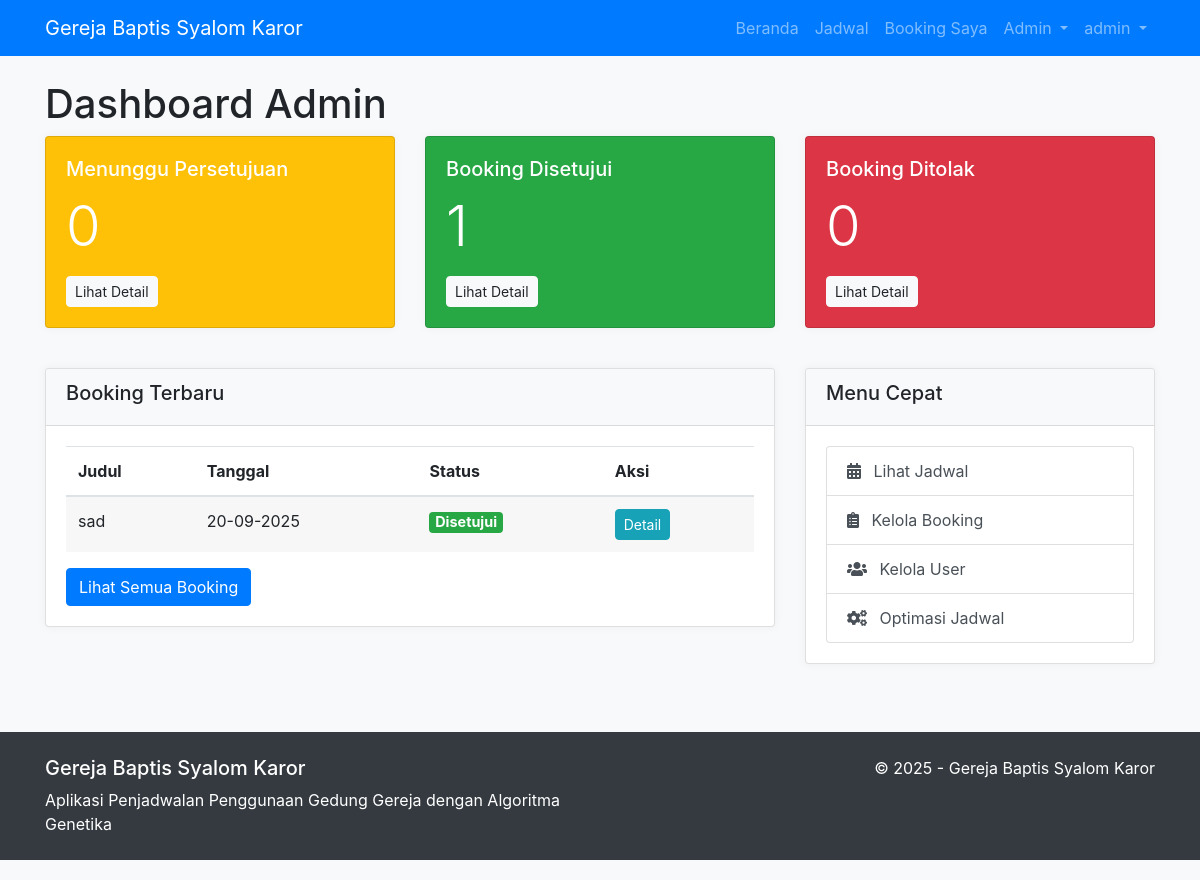
The page /views/admin/dashboard.php (signed in) on the database its author committed.
### tables this page shows
CREATE TABLE `bookings` (
  `id` int(11) NOT NULL,
  `user_id` int(11) NOT NULL,
  `activity_type` enum('pemuda','pria','wanita','sekolah_minggu','rayon') NOT NULL,
  `title` varchar(255) NOT NULL,
  `description` text DEFAULT NULL,
  `date` date NOT NULL,
  `start_time` time NOT NULL,
  `end_time` time NOT NULL,
  `status` enum('pending','approved','rejected') DEFAULT 'pending',
  `created_at` timestamp NOT NULL DEFAULT current_timestamp(),
  `rejection_reason` text DEFAULT NULL,
  `is_alternative` tinyint(1) DEFAULT 0,
  `scheduled_start_time` time DEFAULT NULL,
  `scheduled_end_time` time DEFAULT NULL,
  `is_urgent` tinyint(1) DEFAULT 0
);

### helpers/session_helper.php (called while the page is built, shortened)
<?php
function isLoggedIn() {
    if(isset($_SESSION['user_id'])) {
        return true;
    } else {
        return false;
    }
}
?>

### controllers/BookingController.php (called while the page is built, shortened)
<?php
require_once ROOT_PATH . '/models/Booking.php';
require_once ROOT_PATH . '/helpers/session_helper.php';
class BookingController {
    private $booking;
    public function __construct() {
        $database = new Database();
        $db = $database->connect();
        $this->booking = new Booking($db);
    }
    public function getBookings() {
        if($_SESSION['user_role'] == 'admin') {
            $result = $this->booking->read();
        } else {
            $this->booking->user_id = $_SESSION['user_id'];
            $result = $this->booking->read_by_user();
        }
        $bookings = $result->fetchAll(PDO::FETCH_ASSOC);
        return $bookings;
    }
}
?>

### models/Booking.php (called while the page is built, shortened)
<?php
class Booking {
    private $conn;
    private $table = 'bookings';
    public function __construct($db) {
        $this->conn = $db;
    }
    public function read() {
        $query = 'SELECT b.*, u.name as user_name
                  FROM ' . $this->table . ' b
                  LEFT JOIN users u ON b.user_id = u.id
                  ORDER BY b.created_at DESC';
        $stmt = $this->conn->prepare($query);
        $stmt->execute();
        return $stmt;
    }
}
?>

### views/admin/dashboard.php (the view, shortened to what this page needs)
<?php
include_once '../templates/header.php';
require_once $_SERVER['DOCUMENT_ROOT'] . '/church_scheduling/controllers/BookingController.php';
$booking_controller = new BookingController();
$bookings = $booking_controller->getBookings();
$pending_count = 0;
$approved_count = 0;
$rejected_count = 0;
foreach($bookings as $booking) {
    if($booking['status'] == 'pending') {
        $pending_count++;
    } elseif($booking['status'] == 'approved') {
        $approved_count++;
    } elseif($booking['status'] == 'rejected') {
        $rejected_count++;
    }
}
$recent_bookings = array_slice($bookings, 0, 5);
?>
<h1>Dashboard Admin</h1>
<div class="row">
    <div class="col-md-4">
        <div class="card text-white bg-warning mb-3">
            <div class="card-body">
                <h5 class="card-title">Menunggu Persetujuan</h5>
                <p class="card-text display-4"><?php echo $pending_count; ?></p>
                <a href="manage_bookings.php?status=pending" class="btn btn-light btn-sm">Lihat Detail</a>
            </div>
        </div>
    </div>
    <div class="col-md-4">
        <div class="card text-white bg-success mb-3">
            <div class="card-body">
                <h5 class="card-title">Booking Disetujui</h5>
                <p class="card-text display-4"><?php echo $approved_count; ?></p>
                <a href="manage_bookings.php?status=approved" class="btn btn-light btn-sm">Lihat Detail</a>
            </div>
        </div>
    </div>
    <div class="col-md-4">
        <div class="card text-white bg-danger mb-3">
            <div class="card-body">
                <h5 class="card-title">Booking Ditolak</h5>
                <p class="card-text display-4"><?php echo $rejected_count; ?></p>
                <a href="manage_bookings.php?status=rejected" class="btn btn-light btn-sm">Lihat Detail</a>
            </div>
        </div>
    </div>
</div>
<div class="row mt-4">
    <div class="col-md-8">
        <div class="card">
            <div class="card-header">
                <h5>Booking Terbaru</h5>
            </div>
            <div class="card-body">
                <?php if(empty($recent_bookings)) : ?>
                    <div class="alert alert-info">Belum ada booking yang diajukan.</div>
                <?php else : ?>
                    <div class="table-responsive">
                        <table class="table table-striped">
                            <thead>
                                <tr>
                                    <th>Judul</th>
                                    <th>Tanggal</th>
                                    <th>Status</th>
                                    <th>Aksi</th>
                                </tr>
                            </thead>
                            <tbody>
                                <?php foreach($recent_bookings as $booking) : ?>
                                    <tr>
                                        <td><?php echo $booking['title']; ?></td>
                                        <td><?php echo date('d-m-Y', strtotime($booking['date'])); ?></td>
                                        <td>
                                            <?php if($booking['status'] == 'pending') : ?>
                                                <span class="badge badge-warning">Menunggu</span>
                                            <?php elseif($booking['status'] == 'approved') : ?>
                                                <span class="badge badge-success">Disetujui</span>
                                            <?php elseif($booking['status'] == 'rejected') : ?>
                                                <span class="badge badge-danger">Ditolak</span>
                                            <?php endif; ?>
                                        </td>
                                        <td>
                                            <a href="../booking/view.php?id=<?php echo $booking['id']; ?>" class="btn btn-sm btn-info">Detail</a>
                                        </td>
                                    </tr>
                                <?php endforeach; ?>
                            </tbody>
                        </table>
                    </div>
                    <a href="manage_bookings.php" class="btn btn-primary">Lihat Semua Booking</a>
                <?php endif; ?>
            </div>
        </div>
    </div>
    <div class="col-md-4">
        <div class="card">
            <div class="card-header">
                <h5>Menu Cepat</h5>
            </div>
            <div class="card-body">
                <div class="list-group">
                    <a href="../schedule/calendar.php" class="list-group-item list-group-item-action">
                        <i class="fas fa-calendar-alt mr-2"></i> Lihat Jadwal
                    </a>
                    <a href="manage_bookings.php" class="list-group-item list-group-item-action">
                        <i class="fas fa-clipboard-list mr-2"></i> Kelola Booking
                    </a>
                    <a href="manage_users.php" class="list-group-item list-group-item-action">
                        <i class="fas fa-users mr-2"></i> Kelola User
                    </a>
                    <a href="../schedule/optimize.php" class="list-group-item list-group-item-action">
                        <i class="fas fa-cogs mr-2"></i> Optimasi Jadwal
                    </a>
                </div>
            </div>
        </div>
    </div>
</div>
<?php include_once '../templates/footer.php'; ?>

### assets/css/style.css (style rules this page uses)
body { padding-bottom: 20px; background-color: #f8f9fa; }
.card { margin-bottom: 20px; box-shadow: 0 0 10px rgba(0,0,0,0.05); }
.card-header { background-color: #f8f9fa; font-weight: bold; }
.btn { border-radius: 4px; }
.table-striped tbody tr:nth-of-type(odd) { background-color: rgba(0, 0, 0, 0.03); }
.badge { font-size: 90%; }

### rows shown on the page
bookings: title "sad", date "20-09-2025", status "Disetujui"

### other values the page prints
$_SESSION['user_name'] "admin"
$pending_count "0"
$approved_count "1"
$rejected_count "0"
